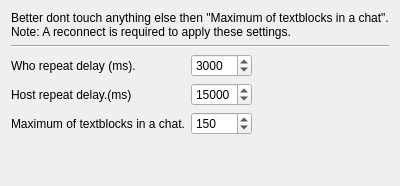
       <widget class="QWidget" name="tab_2">
        <attribute name="title">
         <string>Advanced</string>
        </attribute>
        <layout class="QVBoxLayout" name="verticalLayout_5">
         <item>
          <widget class="QLabel" name="label">
           <property name="maximumSize">
            <size>
             <width>16777215</width>
             <height>30</height>
            </size>
           </property>
           <property name="text">
            <string>Better dont touch anything else then &quot;Maximum of textblocks in a chat&quot;.
Note: A reconnect is required to apply these settings.</string>
           </property>
          </widget>
         </item>
         <item>
          <widget class="Line" name="line">
           <property name="orientation">
            <enum>Qt::Horizontal</enum>
           </property>
          </widget>
         </item>
         <item>
          <layout class="QGridLayout" name="gridLayout">
           <item row="2" column="0">
            <widget class="QLabel" name="label_2">
             <property name="maximumSize">
              <size>
               <width>300</width>
               <height>16777215</height>
              </size>
             </property>
             <property name="text">
              <string>Who repeat delay (ms).</string>
             </property>
            </widget>
           </item>
           <item row="2" column="1">
            <widget class="QSpinBox" name="sbwhorepead">
             <property name="maximumSize">
              <size>
               <width>200</width>
               <height>16777215</height>
              </size>
             </property>
             <property name="minimum">
              <number>1000</number>
             </property>
             <property name="maximum">
              <number>10000</number>
             </property>
             <property name="value">
              <number>3000</number>
             </property>
            </widget>
           </item>
           <item row="3" column="0">
            <widget class="QLabel" name="label_3">
             <property name="text">
              <string>Host repeat delay.(ms)</string>
             </property>
            </widget>
           </item>
           <item row="3" column="1">
            <widget class="QSpinBox" name="sbhostrepead">
             <property name="minimum">
              <number>3000</number>
             </property>
             <property name="maximum">
              <number>30000</number>
             </property>
             <property name="value">
              <number>15000</number>
             </property>
            </widget>
           </item>
           <item row="4" column="0">
            <widget class="QLabel" name="label_5">
             <property name="text">
              <string>Maximum of textblocks in a chat.</string>
             </property>
            </widget>
           </item>
           <item row="4" column="1">
            <widget class="QSpinBox" name="sbmaximumoftextblocks">
             <property name="minimum">
              <number>50</number>
             </property>
             <property name="maximum">
              <number>99999</number>
             </property>
             <property name="value">
              <number>150</number>
             </property>
            </widget>
           </item>
           <item row="2" column="2">
            <spacer name="horizontalSpacer_2">
             <property name="orientation">
              <enum>Qt::Horizontal</enum>
             </property>
             <property name="sizeHint" stdset="0">
              <size>
               <width>40</width>
               <height>20</height>
              </size>
             </property>
            </spacer>
           </item>
          </layout>
         </item>
         <item>
          <spacer name="verticalSpacer">
           <property name="orientation">
            <enum>Qt::Vertical</enum>
           </property>
           <property name="sizeHint" stdset="0">
            <size>
             <width>20</width>
             <height>40</height>
            </size>
           </property>
          </spacer>
         </item>
        </layout>
       </widget>
